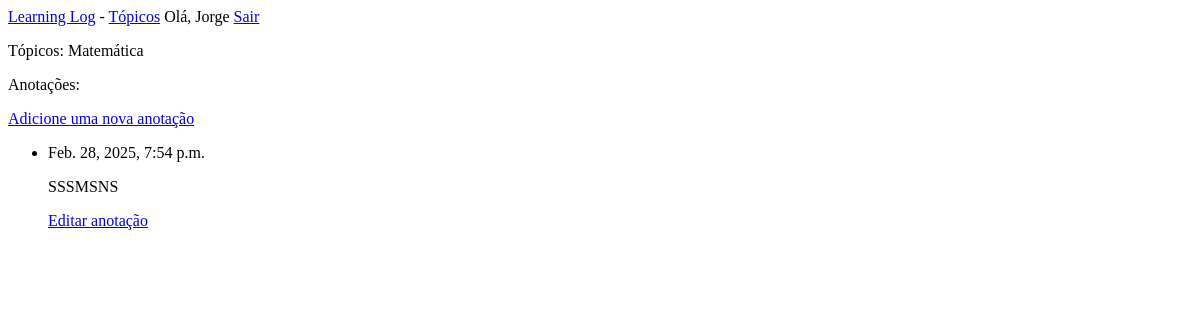
Page /topics/5/ (signed in) on the earlier database version.
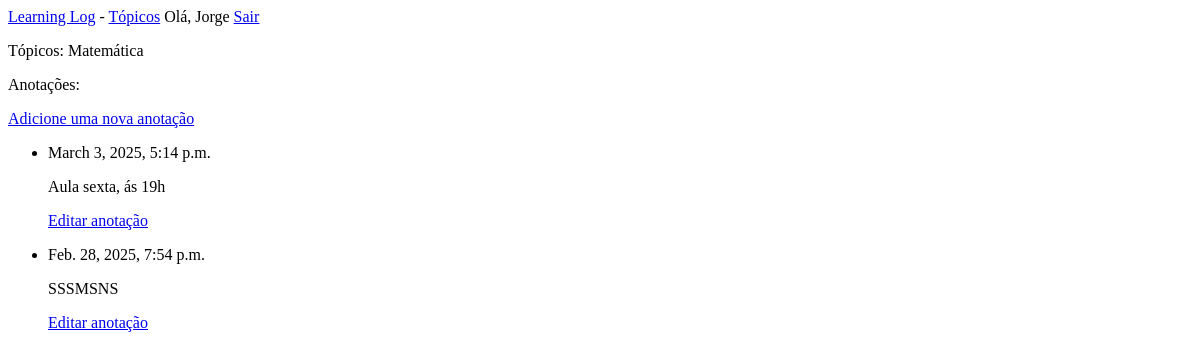
Same page on the later database version.
### learning_logs/models.py (models this page shows, shortened)
class Topic(models.Model):
    text =  models.CharField(max_length=200)
    date_added = models.DateTimeField(auto_now_add=True)
    owern = models.ForeignKey(User, on_delete=models.CASCADE)
    def __str__(self):
        return self.text

class Entry(models.Model):
    topic = models.ForeignKey(Topic, on_delete=models.CASCADE)
    text = models.TextField()
    date_added = models.DateTimeField(auto_now_add=True)
    class Meta:
        verbose_name_plural = 'entries'

### learning_logs/views.py (the view)
# urls.py: path('topics/<topic_id>/', views.topic, name='topic'),
@login_required
def topic(request, topic_id):
    topic = Topic.objects.get(id = topic_id)
    if topic.owern != request.user:
        raise Http404
    entries = topic.entry_set.order_by('-date_added')
    context = {'topic': topic, 'entries': entries}
    return render(request, 'learning_logs/topic.html', context)

### learning_logs/templates/learning_logs/topic.html
{% extends "learning_logs/base.html" %}
{% block content %}
    <p>Tópicos: {{ topic }}</p>
    <p>Anotações: </p>
    <p>
        <a href="{% url 'new_entry' topic.id  %}">Adicione uma nova anotação</a>
    </p>
    <ul>
        {% for entry in entries %}
        <li>
            <p>{{ entry.date_added  }}</p>
            <p>{{ entry.text | linebreaks }}</p>
            <p>
                <a href="{% url 'edit_entry' entry.id %}">Editar anotação</a>
            </p>
        </li>
        {% empty %}
        <li>Não há registro!</li>
        {% endfor %}
    </ul>
{% endblock content %}

### learning_logs/templates/learning_logs/base.html
<p>
    <a href="{% url 'index' %}">Learning Log</a> -
    <a href="{% url 'topics' %}">Tópicos</a>
    {% if user.is_authenticated %}
        Olá, {{ user.username }}
        <a href="{% url 'logout' %}">Sair</a>
    {% else %}
        <a href="{% url 'register' %}">Registrar</a>
        <a href="{% url 'login' %}">Entrar</a>
    {% endif %}
</p>
{% block content %} {% endblock content %}

Differences in the rows shown:
added Entry: date_added "March 3, 2025, 5:14 p.m.", text "Aula sexta, ás 19h"
